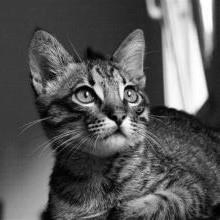
#> input picture grayscale_images/image4.jpg, 220 x 220 px, found by its file name
$ jupyter execute --allow-errors ML_CompressDecodeColorize.ipynb
#> lines starting #> are read from the running program, lines starting #| are printed output that depends on the picture; long printed decimals are rounded
### utils.py
from PIL import Image
from io import BytesIO
#import webcolors
import numpy as np
import math
import matplotlib.pyplot as plt
from importlib import reload
from mpl_toolkits import mplot3d
import seaborn as sns

def get_image_size(img):
    img_file = BytesIO()
    image = Image.fromarray(np.uint8(img))
    image.save(img_file, 'png')
    return img_file.tell()/1024


# [76 lines left out: functions closest_colour, get_colour_name, replaceWithCentroid, plotImage, calculateBCSS, calculateDerivative and 2 more, not called in this run]

### ML_CompressDecodeColorize.ipynb
[cell 1]
#Image Compression using PCA- Principal Components Analysis (Lossy)

import numpy as np
from PIL import Image
#import webcolors
import pandas as pd
import matplotlib.pyplot as plt
import seaborn as sns
from sklearn.decomposition import PCA
from sklearn.preprocessing import MinMaxScaler
from utils import *
import logging
logger = logging.getLogger()
old_level = logger.level
logger.setLevel(100)
sns.set(style="ticks", color_codes=True)
pd.options.display.float_format = '{:.3f}'.format

ori_img = Image.open('image4.jpg')
#> ori_img is the input picture: PIL image 220x220 RGB; min 0, max 255, mean 90.1
ori_img

X = np.array(ori_img.getdata())
ori_pixels = X.reshape(*ori_img.size, -1)
ori_pixels.shape

ori_img_size = get_image_size(ori_img)
#> ori_img_size = 52.86
ori_img_size

ori_img_n_colors = len(set(ori_img.getdata()))
#> ori_img_n_colors = 256
ori_img_n_colors

ori_img_total_variance = sum(np.linalg.norm(X - np.mean(X, axis = 0), axis = 1)**2)
#> ori_img_total_variance = 521489746.1
print("Variance==> ",ori_img_total_variance)
#| Variance==>  521489746.104

fig, axes = plt.subplots(1, 4, figsize=(15,5))
cmap_list = ["Reds", "Greens", "Blues"]

axes[0].imshow(ori_pixels)
axes[0].axis("off")
axes[0].set_title("Combined", size = 20)

for idx, ax, px in zip(range(3), axes[1:], ori_pixels.T):
    ax.imshow(px.T, cmap = cmap_list[idx])
    ax.axis("off")
    ax.set_title(cmap_list[idx][:-1], size = 20)
#> this loop made 3 passes

plt.tight_layout()
fig.suptitle("IMAGES OF EACH COLOR CHANNEL", size = 30, y = 1.03, fontweight = "bold")
plt.show()
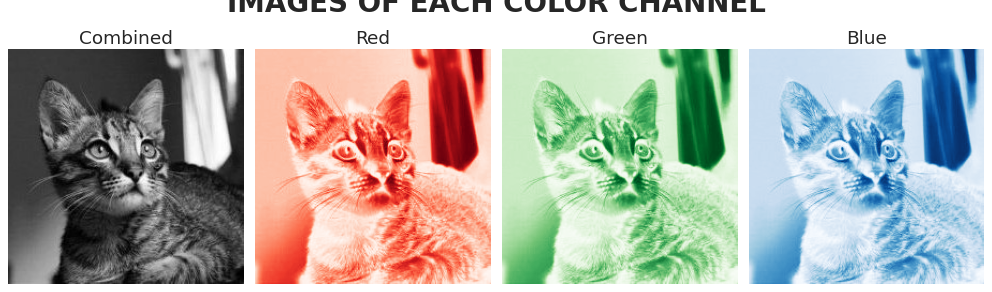
#> figure drawn by matplotlib, 4 panels

res = []
cum_var = []
X_t = np.transpose(X)
for channel in range(3):

    pixel = X_t[channel].reshape(*ori_pixels.shape[:2])


    pca = PCA(random_state = 91)
    pixel_pca = pca.fit_transform(pixel)

    pca_dict = {
        "Projection": pixel_pca,
        "Components": pca.components_,
        "Mean": pca.mean_
    }
    res.append(pca_dict)


    cum_var.append(np.cumsum(pca.explained_variance_ratio_))
#> this loop made 3 passes
#> pass 1, `pixel_pca = pca.fit_transform(pixel)`:
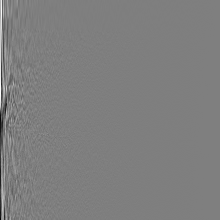
#> pixel_pca: shape (220, 220) float64; min -723.8, max 729.3, mean 0; drawn with min black and max white
#> after the loop, cum_var = 3 items; res = 3 items


scaler = MinMaxScaler()
scaled_pixels = [scaler.fit_transform(res[i]["Components"])*255 for i in range(3)]
#> scaled_pixels = 3 items


fig, axes = plt.subplots(1, 4, figsize=(15,5))
cmap_list = ["Reds", "Greens", "Blues"]

axes[0].imshow(np.array(scaled_pixels).T/255)
axes[0].axis("off")
axes[0].set_title("Combined", size = 20)

for idx, ax, px in zip(range(3), axes[1:], scaled_pixels):
    ax.imshow((px/255).T, cmap = cmap_list[idx])
    ax.axis("off")
    ax.set_title(cmap_list[idx][:-1], size = 20)
plt.tight_layout()

fig.suptitle("PRINCIPAL COMPONENTS OF EACH COLOR CHANNEL", size = 30, y = 1.03, fontweight = "bold")
plt.show()
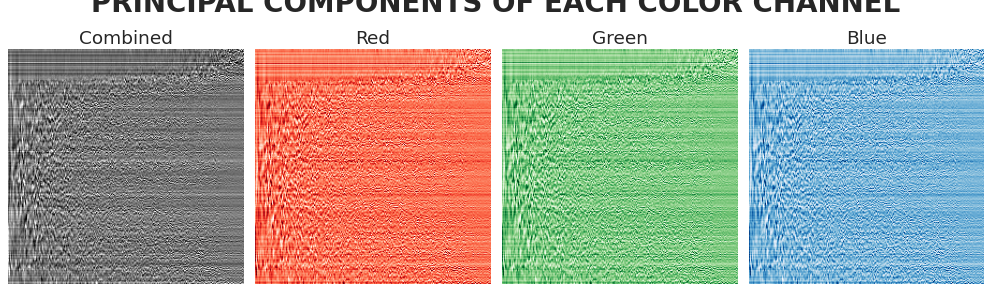
#> figure drawn by matplotlib, 4 panels


cum_var_df = pd.DataFrame(np.array(cum_var).T * 100,
                          index = range(1, pca.n_components_+1),
                          columns = ["Explained Variance by Red",
                                     "Explained Variance by Green",
                                     "Explained Variance by Blue"])
#> cum_var_df = table of 220 rows and 3 columns
cum_var_df["Explained Variance"] = cum_var_df.mean(axis = 1)


plt.figure(figsize=(10,5))
x_range = [i for i in range(1,221)]
plt.plot(x_range, cum_var_df["Explained Variance by Red"], label = "Red", color = "red")
plt.plot(x_range, cum_var_df["Explained Variance by Green"], label = "Green", color = "green")
plt.plot(x_range, cum_var_df["Explained Variance by Blue"], label = "Blue", color = "blue")
plt.plot(x_range, cum_var_df["Explained Variance"],label = "Combined",color ="brown")
plt.title('Explained Variance v/s Number of Components')
plt.legend()
plt.show()
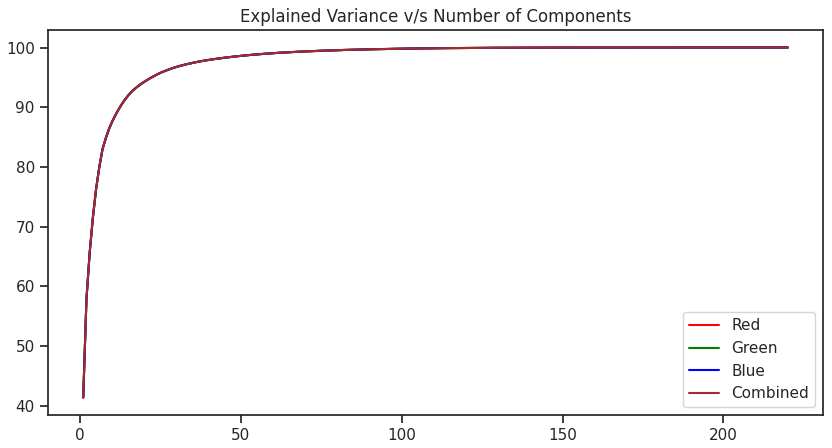
#> figure drawn by matplotlib, 1 panel; curve peaks at x = 219, y = 100; curve peaks at x = 219, y = 100; curve peaks at x = 219, y = 100

pca_results = []
for n in range(1, pca.n_components_+1):

    temp_res = []
    for channel in range(3):
        pca_channel = res[channel]
        pca_pixel = pca_channel["Projection"][:, :n]
        pca_comp = pca_channel["Components"][:n, :]
        pca_mean = pca_channel["Mean"]
        compressed_pixel = np.dot(pca_pixel, pca_comp) + pca_mean
        temp_res.append(compressed_pixel.T)
    compressed_image = np.transpose(temp_res)

    pca_dict = {
        "n": n,
        "Pixels": compressed_image,
        "Explained Variance": cum_var_df["Explained Variance"][n],
        "Image Size (KB)": get_image_size(compressed_image),
        "No. of Colors": len(np.unique(np.uint8(compressed_image).reshape(-1, 3), axis = 0))
    }

    pca_results.append(pca_dict)
#> this loop made 220 passes
#> pass 1, `compressed_image = np.transpose(temp_res)`:
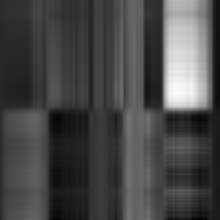
#> compressed_image: shape (220, 220, 3) float64; min 21.05, max 265.1, mean 90.1; drawn with min black and max white
#> pass 2, `compressed_image = np.transpose(temp_res)`:
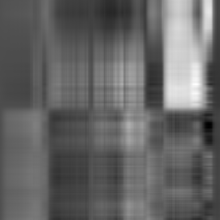
#> compressed_image: shape (220, 220, 3) float64; min -39.72, max 286.4, mean 90.1; drawn with min black and max white
#> pass 2, in get_image_size (call 3), `image = Image.fromarray(np.uint8(img))`:
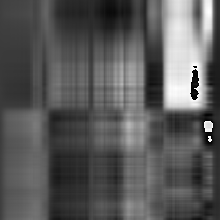
#> image: PIL image 220x220 RGB; min 0, max 255, mean 89.2
#> after the loop, pca_results = 220 items

pca_results = pd.DataFrame(pca_results).set_index("n")
#> pca_results = table of 220 rows and 4 columns
pca_results.head()

line_colors = "ygr"
fig, axes = plt.subplots(1, 3, figsize=(15,5))
for ax, metric in zip(axes, pca_results.columns[1:]):
    sns.lineplot(x = pca_results.index, y = metric, data = pca_results, ax = ax)
    ax.set_xlabel("No. of Principal Components")

    if metric == "Explained Variance":
        lookup_n_var = []
        for idx, exp_var in enumerate([90, 95, 99]):
            lookup_n = pca_results[pca_results[metric] >= exp_var].index[0]
            lookup_n_var.append(lookup_n)
            ax.axhline(y = exp_var, color = line_colors[idx], linestyle = '--',
                       label = "{}% Explained Variance (n = {})".format(exp_var, lookup_n))
            ax.plot(lookup_n, exp_var, color = line_colors[idx], marker = 'x', markersize = 8)
            ax.set_ylabel("Cumulative Explained Variance (%)")
        ax.legend()
        continue
    elif metric == "Image Size (KB)":
        y_val = ori_img_size
        line_label = "n = {} (Size: {:.2f} KB)"
    elif metric == "No. of Colors":
        y_val = ori_img_n_colors
        line_label = "n = {} (Colors: {})"

    ax.axhline(y = y_val, color = 'k', linestyle = '--', label = "Original Image")
    for idx, n_components in enumerate(lookup_n_var):
        lookup_value = pca_results.loc[n_components, metric]
        ax.axvline(x = n_components, color = line_colors[idx], linestyle = '--',
                   label = line_label.format(n_components, lookup_value))
        ax.plot(n_components, lookup_value, color = line_colors[idx], marker = 'x', markersize = 8)
    ax.legend()
#> this loop made 3 passes
#> (metric, y_val, line_label) on passes 2 to 3: ('Image Size (KB)', 52.86, 'n = {} (Size: {:.2f} KB)'), ('No. of Colors', 256, 'n = {} (Colors: {})')
#> metric on pass 1: 'Explained Variance'
plt.tight_layout()
fig.suptitle("METRICS BY NUMBER OF PRINCIPAL COMPONENTS", size = 30, y = 1.07, fontweight = "bold")
plt.show()
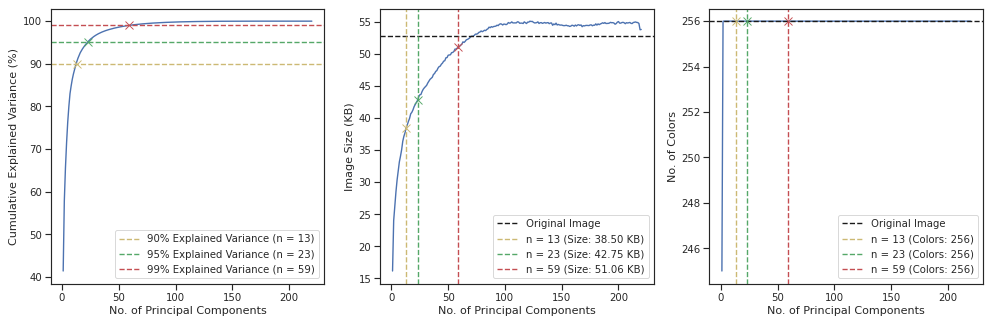
#> figure drawn by matplotlib, 3 panels; panel 1: curve peaks at x = 219, y = 100; panel 2: curve peaks at x = 122, y = 55.12; panel 3: curve peaks at x = 2, y = 256

n_pca_images = (3, 4)
end_pc = pca_results[pca_results["Explained Variance"] >= 95].index[0]
#> end_pc = 23

fig, axes = plt.subplots(*n_pca_images, figsize=(20,15))
plot_n = np.linspace(1, end_pc, n_pca_images[0]*n_pca_images[1]-1, endpoint = True, dtype = int)
#> plot_n = [1, 3, 5, 7, 9, 12, 14, 16, 18, 20, 23]


axes[0][0].imshow(X.reshape(*ori_img.size, 3))
axes[0][0].set_title("Original Image", fontsize = 20)
axes[0][0].set_xlabel("Image Size: {:.3f} KB".format(ori_img_size), fontsize = 15)
axes[0][0].set_xticks([])
axes[0][0].set_yticks([])

for ax, n in zip(axes.flat[1:], plot_n):

    ax.imshow(pca_results.loc[n, "Pixels"]/255)
    ax.set_title("{} Principal Component(s)".format(n), fontsize = 20)
    ax.set_xlabel("Explained Variance: {:.3f}%\nImage Size: {:.3f} KB".format(pca_results.loc[n, "Explained Variance"],
                                                                            pca_results.loc[n, "Image Size (KB)"]),
                  fontsize = 15)
    ax.set_xticks([])
    ax.set_yticks([])
#> this loop made 11 passes
#> n on passes 1 to 11: 1, 3, 5, 7, 9, 12, 14, 16, 18, 20, 23
plt.tight_layout()
fig.suptitle("IMAGE WITH INCREASING NUMBER OF PRINCIPAL COMPONENTS", size = 30, y = 1.03, fontweight = "bold")
plt.show()
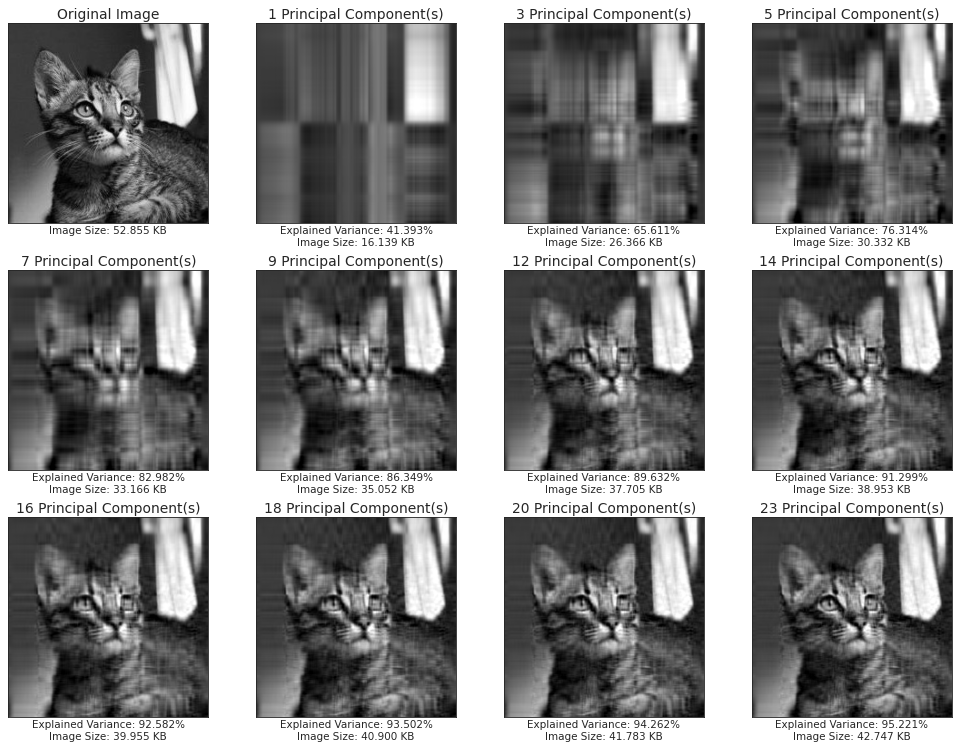
#> figure drawn by matplotlib, 12 panels

target_exp_var = 95
n_opt = pca_results[pca_results["Explained Variance"] >= target_exp_var].index[0]
#> n_opt = 23
n_opt

ori = {
    "Type": "Original",
    "Pixels": X,
    "No. of Colors": ori_img_n_colors,
    "Image Size (KB)": ori_img_size,
    "Explained Variance": 100
}

pc_reduced = {
    "Type": "PC-Reduced",
    "Pixels": pca_results.loc[n_opt, "Pixels"],
    "No. of Colors": pca_results.loc[n_opt, "No. of Colors"],
    "Image Size (KB)": pca_results.loc[n_opt, "Image Size (KB)"],
    "Explained Variance": pca_results.loc[n_opt, "Explained Variance"]
}
ori_vs_pca = pd.DataFrame([ori, pc_reduced]).set_index("Type")
#> ori_vs_pca = table of 2 rows and 4 columns
ori_vs_pca

fig, axes = plt.subplots(1, 2, figsize=(8,4))
for ax, (typ, row) in zip(axes.flat, ori_vs_pca.iterrows()):
    img_array = np.array(row["Pixels"]/255)
    ax.imshow(img_array.reshape(*ori_img.size, 3))
    ax.axis("off")
    ax.set_title("{} colors ({:.3f} KB)".format(row["No. of Colors"], row["Image Size (KB)"]), fontsize=15)
#> this loop made 2 passes
plt.tight_layout()
fig.suptitle("ORIGINAL VS PC-REDUCED IMAGE", size = 25, y = 1.1, fontweight = "bold")
plt.show()
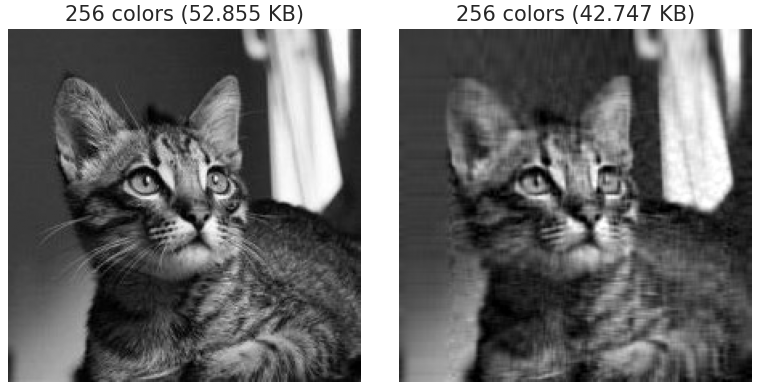
#> figure drawn by matplotlib, 2 panels

relative_size = ori_vs_pca.loc["PC-Reduced", "Image Size (KB)"]/ori.get("Image Size (KB)")
#> relative_size = 0.809
print("Reduction: {:.3f}% from original image size".format((1-relative_size)*100))
#| Reduction: 19.125% from original image size
print("Explained Variance: {:.3f}%".format(ori_vs_pca.loc["PC-Reduced", "Explained Variance"]))
#| Explained Variance: 95.221%

[cell 2]
#QOI- Quite OK Image Compression (Lossless)

import numpy as np
from PIL import Image
import qoi
import cv2
import matplotlib.pyplot as plt

def compare_formats(image_path, formats):

#> called with image_path = 'image4.jpg'
    original_image = np.array(Image.open(image_path))


    encoded_images = {}
    for format in formats:
        if format == 'qoi':
            encoded_image = qoi.encode(original_image)
        else:
            encoded_image = Image.fromarray(original_image).tobytes()
        encoded_images[format] = encoded_image
#> after the loop, encoded_images = 2 items


    file_sizes = {}
    for format, encoded_image in encoded_images.items():
        file_sizes[format] = len(encoded_image)


    plt.figure(figsize=(10, 6))
    for i, (format, file_size) in enumerate(file_sizes.items()):
        plt.subplot(2, 3, i + 1)
        if format == 'qoi':
            decoded_image = qoi.decode(encoded_images[format])
        else:
            decoded_image = np.frombuffer(encoded_images[format], dtype=np.uint8).reshape(original_image.shape)
        plt.imshow(decoded_image)
        plt.title(f'{format} ({file_size} bytes)')
    plt.tight_layout()
    plt.show()

if __name__ == '__main__':
    image_path = 'image4.jpg'
    formats = ['png', 'jpeg', 'qoi']
    compare_formats(image_path, formats)
#> (the call stopped at in compare_formats, `encoded_image = qoi.encode(original_image)`: qoi is not available in this run)

$ run again, with grayscale_images/image1.jpg copied over grayscale_images/image4.jpg
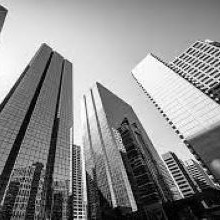
#> input picture grayscale_images/image1.jpg, 220 x 220 px, found by its file name
#> ori_img is the input picture: PIL image 220x220 RGB; min 0, max 255, mean 140.1
#> ori_img_size = 60.91
#> ori_img_n_colors = 256
#> ori_img_total_variance = 769133428.3
#| Variance==>  769133428.314
#> the loop `for idx, ax, px in zip(range(3), axes[1:], ori_pixels.T):` made 3 passes
#> the loop `for channel in range(3): ` made 3 passes
#> pass 1, `pixel_pca = pca.fit_transform(pixel)`:
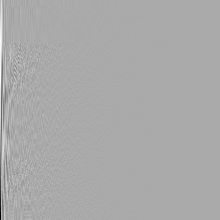
#> pixel_pca: shape (220, 220) float64; min -1627.4, max 812.2, mean 0; drawn with min black and max white
#> after the loop `for channel in range(3):`: cum_var = 3 items
#> the loop `for idx, ax, px in zip(range(3), axes[1:], scaled_pixels):` made 3 passes
#> cum_var_df = table of 220 rows and 3 columns
#> after the loop `for n in range(1, pca.n_components_+1):`: pca_results = 220 items
#> `pca_results = pd.DataFrame(pca_results).set_index("n")`: pca_results = table of 220 rows and 4 columns
#> the loop `for ax, metric in zip(axes, pca_results.columns[1:]):` made 3 passes
#> (metric, y_val, line_label) on passes 2 to 3: ('Image Size (KB)', 60.91, 'n = {} (Size: {:.2f} KB)'), ('No. of Colors', 256, 'n = {} (Colors: {})')
#> end_pc = 30
#> plot_n = [1, 3, 6, 9, 12, 15, 18, 21, 24, 27, 30]
#> the loop `for ax, n in zip(axes.flat[1:], plot_n): ` made 11 passes
#> n on passes 1 to 8: 1, 3, 6, 9, 12, 15, 18, 21
#> n_opt = 30
#> ori_vs_pca = table of 2 rows and 4 columns
#> the loop `for ax, (typ, row) in zip(axes.flat, ori_vs_pca.iterrows()):` made 2 passes
#> typ on passes 1 to 2: 'Original', 'PC-Reduced'
#> `plt.show()`:
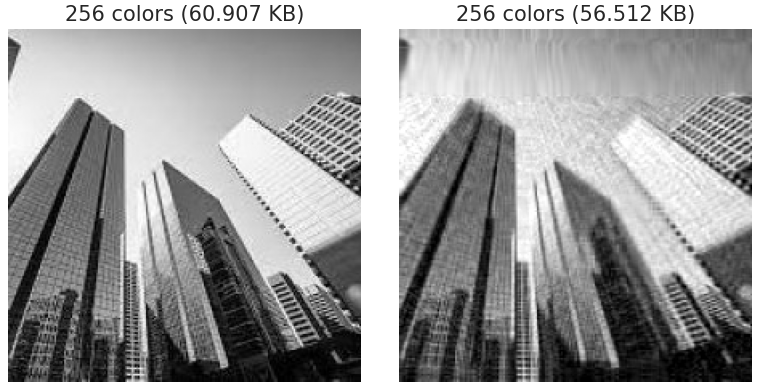
#> figure drawn by matplotlib, 2 panels
#> relative_size = 0.928
#| Reduction: 7.217% from original image size
#| Explained Variance: 95.119%
#> after the loop in compare_formats, `for format in formats:`: encoded_images = 2 items

$ run again, with grayscale_images/image2.jpg copied over grayscale_images/image4.jpg
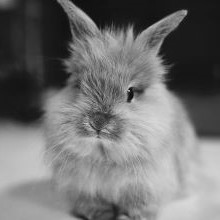
#> input picture grayscale_images/image2.jpg, 220 x 220 px, found by its file name
#> ori_img is the input picture: PIL image 220x220 RGB; min 0, max 216, mean 112.8
#> ori_img_size = 38.03
#> ori_img_n_colors = 209
#> ori_img_total_variance = 596694428.1
#| Variance==>  596694428.143
#> the loop `for idx, ax, px in zip(range(3), axes[1:], ori_pixels.T):` made 3 passes
#> after the loop `for channel in range(3):`: cum_var = 3 items
#> the loop `for idx, ax, px in zip(range(3), axes[1:], scaled_pixels):` made 3 passes
#> cum_var_df = table of 220 rows and 3 columns
#> after the loop `for n in range(1, pca.n_components_+1):`: pca_results = 220 items
#> `pca_results = pd.DataFrame(pca_results).set_index("n")`: pca_results = table of 220 rows and 4 columns
#> the loop `for ax, metric in zip(axes, pca_results.columns[1:]):` made 3 passes
#> (metric, y_val, line_label) on passes 2 to 3: ('Image Size (KB)', 38.03, 'n = {} (Size: {:.2f} KB)'), ('No. of Colors', 209, 'n = {} (Colors: {})')
#> end_pc = 7
#> plot_n = [1, 1, 2, 2, 3, 4, 4, 5, 5, 6, 7]
#> the loop `for ax, n in zip(axes.flat[1:], plot_n): ` made 11 passes
#> n on passes 1 to 8: 1, 1, 2, 2, 3, 4, 4, 5
#> n_opt = 7
#> ori_vs_pca = table of 2 rows and 4 columns
#> the loop `for ax, (typ, row) in zip(axes.flat, ori_vs_pca.iterrows()):` made 2 passes
#> typ on passes 1 to 2: 'Original', 'PC-Reduced'
#> `plt.show()`:
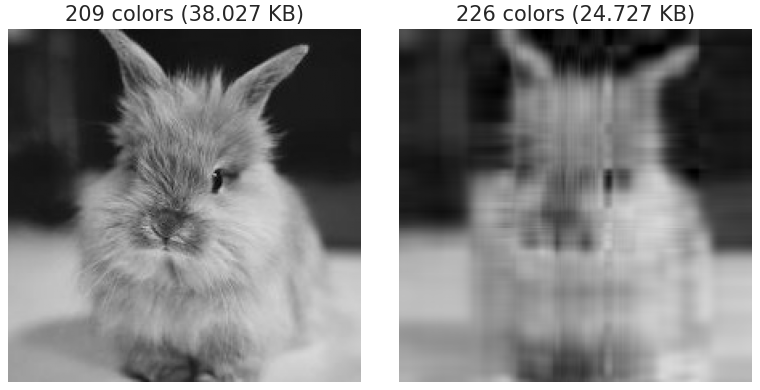
#> figure drawn by matplotlib, 2 panels
#> relative_size = 0.65
#| Reduction: 34.977% from original image size
#| Explained Variance: 95.700%
#> after the loop in compare_formats, `for format in formats:`: encoded_images = 2 items
